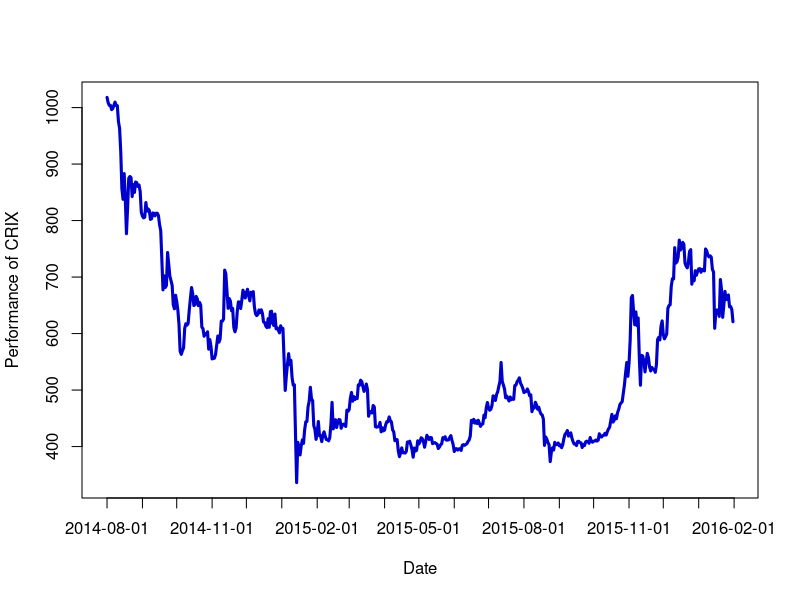

The R script that drew this image:
rm(list = ls(all = TRUE))
graphics.off()

# please change your working directory 
# setwd('C:/...')

crix              = read.csv("crix.csv", header = FALSE)
crix$V1           = as.character(crix$V1)
last_substr       = substr(crix$V1, (nchar(crix$V1[1]) - 4), (nchar(crix$V1[1]) - 3))
last_substr_which = which(last_substr != c(last_substr[-1], tail(last_substr, n = 1))) + 1
last_substr_which = c(1, last_substr_which)
names_crix        = crix$V1[last_substr_which]

plot(crix[, 2], type = "l", col = "blue3", xaxt = "n", lwd = 3, xlab = "Date", 
     ylab = "Performance of CRIX")
axis(1, at = c(last_substr_which, 550), label = c(names_crix, "2016-02-01"))